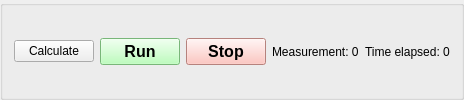
          <widget class="QGroupBox" name="groupBox_13">
           <property name="sizePolicy">
            <sizepolicy hsizetype="Preferred" vsizetype="Maximum">
             <horstretch>0</horstretch>
             <verstretch>0</verstretch>
            </sizepolicy>
           </property>
           <property name="title">
            <string/>
           </property>
           <layout class="QGridLayout" name="gridLayout_15">
            <item row="0" column="6">
             <widget class="QLabel" name="time_elapsed">
              <property name="text">
               <string>Time elapsed: 0</string>
              </property>
             </widget>
            </item>
            <item row="0" column="1">
             <widget class="QPushButton" name="CalcBtn">
              <property name="sizePolicy">
               <sizepolicy hsizetype="Maximum" vsizetype="Maximum">
                <horstretch>0</horstretch>
                <verstretch>0</verstretch>
               </sizepolicy>
              </property>
              <property name="text">
               <string>Calculate</string>
              </property>
             </widget>
            </item>
            <item row="0" column="5">
             <widget class="QLabel" name="meas_num">
              <property name="text">
               <string>Measurement: 0</string>
              </property>
             </widget>
            </item>
            <item row="0" column="4">
             <widget class="QPushButton" name="StopDilutionBtn">
              <property name="sizePolicy">
               <sizepolicy hsizetype="Maximum" vsizetype="Maximum">
                <horstretch>0</horstretch>
                <verstretch>0</verstretch>
               </sizepolicy>
              </property>
              <property name="font">
               <font>
                <pointsize>12</pointsize>
                <bold>true</bold>
               </font>
              </property>
              <property name="styleSheet">
               <string notr="true">background-color:rgb(255, 182, 175);</string>
              </property>
              <property name="text">
               <string>Stop</string>
              </property>
             </widget>
            </item>
            <item row="0" column="3">
             <widget class="QPushButton" name="RunDilutionBtn">
              <property name="sizePolicy">
               <sizepolicy hsizetype="Maximum" vsizetype="Maximum">
                <horstretch>0</horstretch>
                <verstretch>0</verstretch>
               </sizepolicy>
              </property>
              <property name="palette">
               <palette>
                <active>
                 <colorrole role="Button">
                  <brush brushstyle="SolidPattern">
                   <color alpha="255">
                    <red>170</red>
                    <green>255</green>
                    <blue>170</blue>
                   </color>
                  </brush>
                 </colorrole>
                 <colorrole role="Base">
                  <brush brushstyle="SolidPattern">
                   <color alpha="255">
                    <red>170</red>
                    <green>255</green>
                    <blue>170</blue>
                   </color>
                  </brush>
                 </colorrole>
                 <colorrole role="Window">
                  <brush brushstyle="SolidPattern">
                   <color alpha="255">
                    <red>170</red>
                    <green>255</green>
                    <blue>170</blue>
                   </color>
                  </brush>
                 </colorrole>
                </active>
                <inactive>
                 <colorrole role="Button">
                  <brush brushstyle="SolidPattern">
                   <color alpha="255">
                    <red>170</red>
                    <green>255</green>
                    <blue>170</blue>
                   </color>
                  </brush>
                 </colorrole>
                 <colorrole role="Base">
                  <brush brushstyle="SolidPattern">
                   <color alpha="255">
                    <red>170</red>
                    <green>255</green>
                    <blue>170</blue>
                   </color>
                  </brush>
                 </colorrole>
                 <colorrole role="Window">
                  <brush brushstyle="SolidPattern">
                   <color alpha="255">
                    <red>170</red>
                    <green>255</green>
                    <blue>170</blue>
                   </color>
                  </brush>
                 </colorrole>
                </inactive>
                <disabled>
                 <colorrole role="Button">
                  <brush brushstyle="SolidPattern">
                   <color alpha="255">
                    <red>170</red>
                    <green>255</green>
                    <blue>170</blue>
                   </color>
                  </brush>
                 </colorrole>
                 <colorrole role="Base">
                  <brush brushstyle="SolidPattern">
                   <color alpha="255">
                    <red>170</red>
                    <green>255</green>
                    <blue>170</blue>
                   </color>
                  </brush>
                 </colorrole>
                 <colorrole role="Window">
                  <brush brushstyle="SolidPattern">
                   <color alpha="255">
                    <red>170</red>
                    <green>255</green>
                    <blue>170</blue>
                   </color>
                  </brush>
                 </colorrole>
                </disabled>
               </palette>
              </property>
              <property name="font">
               <font>
                <pointsize>12</pointsize>
                <bold>true</bold>
               </font>
              </property>
              <property name="styleSheet">
               <string notr="true">background-color:rgb(170, 255, 170);</string>
              </property>
              <property name="text">
               <string>Run</string>
              </property>
             </widget>
            </item>
           </layout>
          </widget>
